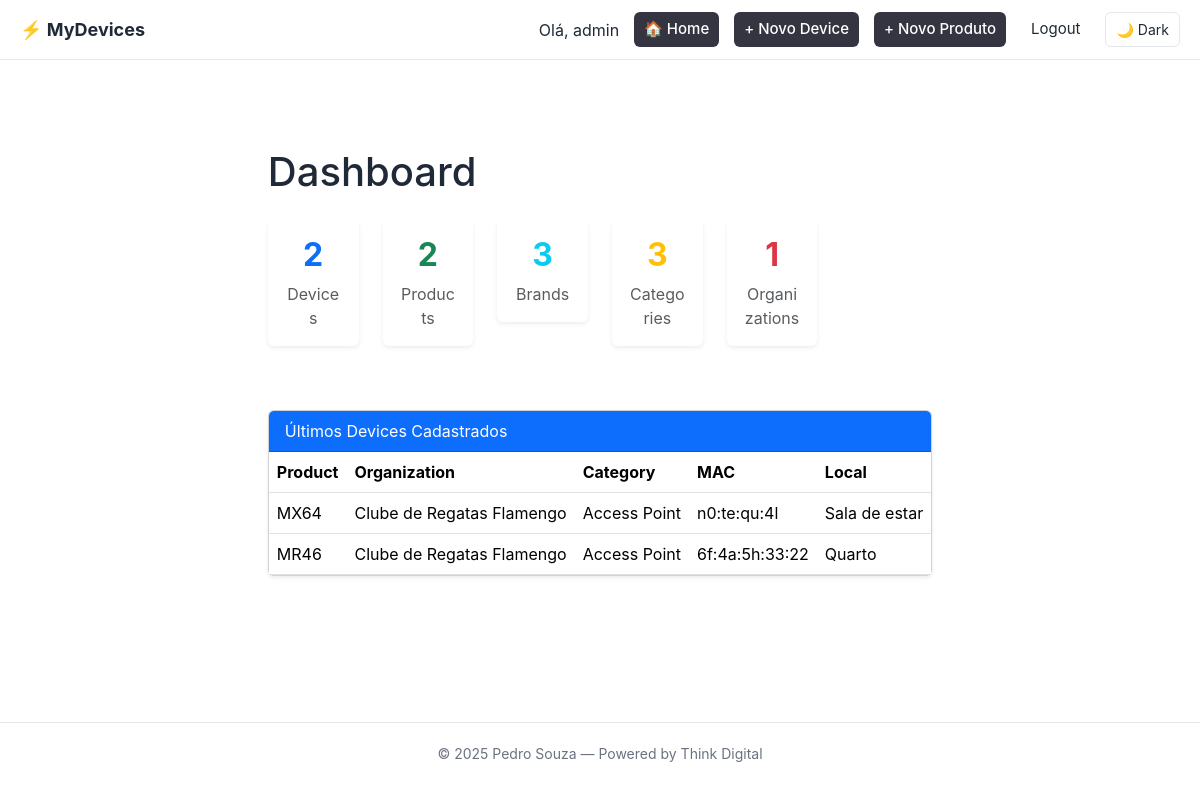
The app's page / (signed in) with its own data.
### devices_monitor/models.py (models this page shows, shortened)
class Device(models.Model):
    id = models.AutoField(primary_key=True)
    product = models.ForeignKey(Product, on_delete=models.PROTECT, related_name='device_product')
    organization = models.ForeignKey(Organization, on_delete=models.PROTECT, related_name='device_org')
    category = models.ForeignKey(Category, on_delete=models.PROTECT, related_name='device_category')
    serial = models.CharField(max_length=100, null=True, unique=True)
    mac_address = models.CharField(max_length=100, null=True, unique=True)
    local = models.CharField(max_length=100, null=True)
    admin = models.CharField(max_length=100, null=True)
    activation_flag = models.BooleanField(null=True)
    license = models.CharField(null=True, unique=True, max_length=100)
    days_until_expiration = models.IntegerField(blank=True, null=True)

class Product(models.Model):
    id = models.AutoField(primary_key=True)
    name = models.CharField(max_length=100)
    category = models.ForeignKey(Category, on_delete=models.PROTECT, related_name='product_category')
    brand = models.ForeignKey(Brand, on_delete=models.PROTECT, related_name='product_brand')
    quantity = models.IntegerField(blank=True, null=True)

class Organization(models.Model):
    id = models.AutoField(primary_key=True)
    name = models.CharField(max_length=100)
    meraki_id = models.IntegerField(blank=True, null=True)
    address = models.CharField(max_length=200)
    cnpj = models.CharField(max_length=14, unique=True, default='Vazio')
    account_manager = models.CharField(max_length=100, null=True)
    activation_flag = models.BooleanField(null=True)
    zoox_flag = models.BooleanField(null=True)
    propz_flag = models.BooleanField(null=True)
    iatec_flag = models.BooleanField(null=True)
    status_report_flag = models.BooleanField(null=True)

class Category(models.Model):
    id = models.AutoField(primary_key=True)
    name = models.CharField(max_length=100)

### devices_monitor/views.py (the view)
# urls.py: path("", HomePageView.as_view(), name="home"),
class HomePageView(TemplateView):
    template_name = "home.html"
    def get_context_data(self, **kwargs):
        context = super().get_context_data(**kwargs)
        context["device_count"] = Device.objects.count()
        context["category_count"] = Category.objects.count()
        context["brand_count"] = Brand.objects.count()
        context["product_count"] = Product.objects.count()
        context["organization_count"] = Organization.objects.count()
        context["recent_devices"] = Device.objects.select_related("product", "organization").order_by("-id")[:5]
        return context

### devices_monitor/templates/home.html (shortened to what this page needs)
{% extends "base.html" %}
{% block content %}
<div class="container mt-5">
  <h1 class="mb-4">Dashboard</h1>
  <div class="row text-center mb-5">
    <div class="col-md-2 col-6 mb-3">
      <a href="{% url 'device_list' %}" class="text-decoration-none">
        <div class="card shadow-sm border-0 hover-card">
          <div class="card-body">
            <h2 class="fw-bold text-primary">{{ device_count }}</h2>
            <p class="text-muted mb-0">Devices</p>
          </div>
        </div>
      </a>
    </div>
    <div class="col-md-2 col-6 mb-3">
      <a href="{% url 'product_list' %}" class="text-decoration-none">
        <div class="card shadow-sm border-0 hover-card">
          <div class="card-body">
            <h2 class="fw-bold text-success">{{ product_count }}</h2>
            <p class="text-muted mb-0">Products</p>
          </div>
        </div>
      </a>
    </div>
    <div class="col-md-2 col-6 mb-3">
      <a href="{% url 'brand_list' %}" class="text-decoration-none">
        <div class="card shadow-sm border-0 hover-card">
          <div class="card-body">
            <h2 class="fw-bold text-info">{{ brand_count }}</h2>
            <p class="text-muted mb-0">Brands</p>
          </div>
        </div>
      </a>
    </div>
    <div class="col-md-2 col-6 mb-3">
      <a href="{% url 'category_list' %}" class="text-decoration-none">
        <div class="card shadow-sm border-0 hover-card">
          <div class="card-body">
            <h2 class="fw-bold text-warning">{{ category_count }}</h2>
            <p class="text-muted mb-0">Categories</p>
          </div>
        </div>
      </a>
    </div>
    <div class="col-md-2 col-6 mb-3">
      <a href="{% url 'organization_list' %}" class="text-decoration-none">
        <div class="card shadow-sm border-0 hover-card">
          <div class="card-body">
            <h2 class="fw-bold text-danger">{{ organization_count }}</h2>
            <p class="text-muted mb-0">Organizations</p>
          </div>
        </div>
      </a>
    </div>
  </div>
  <div class="card shadow-sm">
    <div class="card-header bg-primary text-white">
      Últimos Devices Cadastrados
    </div>
    <div class="card-body p-0">
      <table class="table mb-0">
        <thead>
          <tr>
            <th>Product</th>
            <th>Organization</th>
            <th>Category</th>
            <th>MAC</th>
            <th>Local</th>
          </tr>
        </thead>
        <tbody>
          {% for device in recent_devices %}
          <tr>
            <td>{{ device.product.name }}</td>
            <td>{{ device.organization.name }}</td>
            <td>{{ device.category.name }}</td>
            <td>{{ device.mac_address }}</td>
            <td>{{ device.local }}</td>
          </tr>
          {% empty %}
          <tr>
            <td colspan="5" class="text-center text-muted">Nenhum device cadastrado.</td>
          </tr>
          {% endfor %}
        </tbody>
      </table>
    </div>
  </div>
</div>
{% endblock %}

### app/templates/base.html (shortened to what this page needs)
<!DOCTYPE html>
<html lang="en">
<head>
  <link href="https://cdn.jsdelivr.net/npm/bootstrap@5.3.3/dist/css/bootstrap.min.css" rel="stylesheet">
</head>
<body>
  <header>
    <nav>
      {% if user.is_authenticated %}
        <a href="{% url 'home' %}" class="logo">⚡ MyDevices</a>
      {% else %}
        <a href="{% url 'login' %}" class="logo">⚡ MyDevices</a>
      {% endif %}
      <div class="menu">
        {% if user.is_authenticated %}
          <span>Olá, {{ user.username }}</span>
          <a href="{% url 'home' %}" class="btn-custom">🏠 Home</a>
          <a href="{% url 'device_form' %}" class="btn-custom">+ Novo Device</a>
          <a href="{% url 'product_form' %}" class="btn-custom">+ Novo Produto</a>
          <a href="{% url 'logout' %}">Logout</a>
        {% else %}
          <a href="{% url 'register' %}">Sign up</a>
          <a href="{% url 'login' %}" class="btn-custom">Login</a>
        {% endif %}
        <button id="themeToggle" class="toggle-btn">🌙 Dark</button>
      </div>
    </nav>
  </header>
  <main>
    {% block content %}{% endblock %}
  </main>
  <footer>
    <p>&copy; 2025 Pedro Souza — Powered by Think Digital</p>
  </footer>
</body>
</html>

### app/templates/base.html (style rules this page uses)
:root { --bg: #ffffff; --bg-alt: #f9fafb; --text: #1f2937; --text-muted: #6b7280; --primary: #343541; --primary-hover: #202123; --border: #e5e7eb; }
body { font-family: "Inter", "Segoe UI", sans-serif; margin: 0; background: var(--bg); color: var(--text); display: flex; flex-direction: column; min-height: 100vh; transition: background 0.3s, color 0.3s; }
header { border-bottom: 1px solid var(--border); background: var(--bg); position: sticky; top: 0; z-index: 100; }
nav { max-width: 1200px; margin: 0 auto; padding: 12px 20px; display: flex; align-items: center; justify-content: space-between; }
.logo { font-weight: 700; font-size: 18px; color: var(--text); text-decoration: none; }
.menu { display: flex; gap: 15px; align-items: center; }
.menu a { text-decoration: none; color: var(--text); font-size: 15px; padding: 6px 10px; border-radius: 6px; transition: background 0.2s ease; }
.btn-custom { background: var(--primary); color: #fff !important; border: none; border-radius: 8px; padding: 8px 14px; font-weight: 500; transition: background 0.2s ease; }
.toggle-btn { background: none; border: 1px solid var(--border); border-radius: 6px; padding: 6px 10px; cursor: pointer; font-size: 14px; color: var(--text); transition: all 0.3s ease; }
main { flex: 1; max-width: 1000px; margin: 0 auto; padding: 40px 20px; }
footer { border-top: 1px solid var(--border); text-align: center; padding: 20px; font-size: 14px; color: var(--text-muted); background: var(--bg); }

### devices_monitor/templates/home.html (style rules this page uses)
.hover-card { transition: transform 0.2s ease, box-shadow 0.2s ease; }

### records on screen
Device: product.name "MX64", organization.name "Clube de Regatas Flamengo", category.name "Access Point", mac_address "n0:te:qu:4l", local "Sala de estar"
Device: product.name "MR46", organization.name "Clube de Regatas Flamengo", category.name "Access Point", mac_address "6f:4a:5h:33:22", local "Quarto"

### other values on screen
{{ user.username }} "admin"
{{ device_count }} "2"
{{ product_count }} "2"
{{ brand_count }} "3"
{{ category_count }} "3"
{{ organization_count }} "1"
